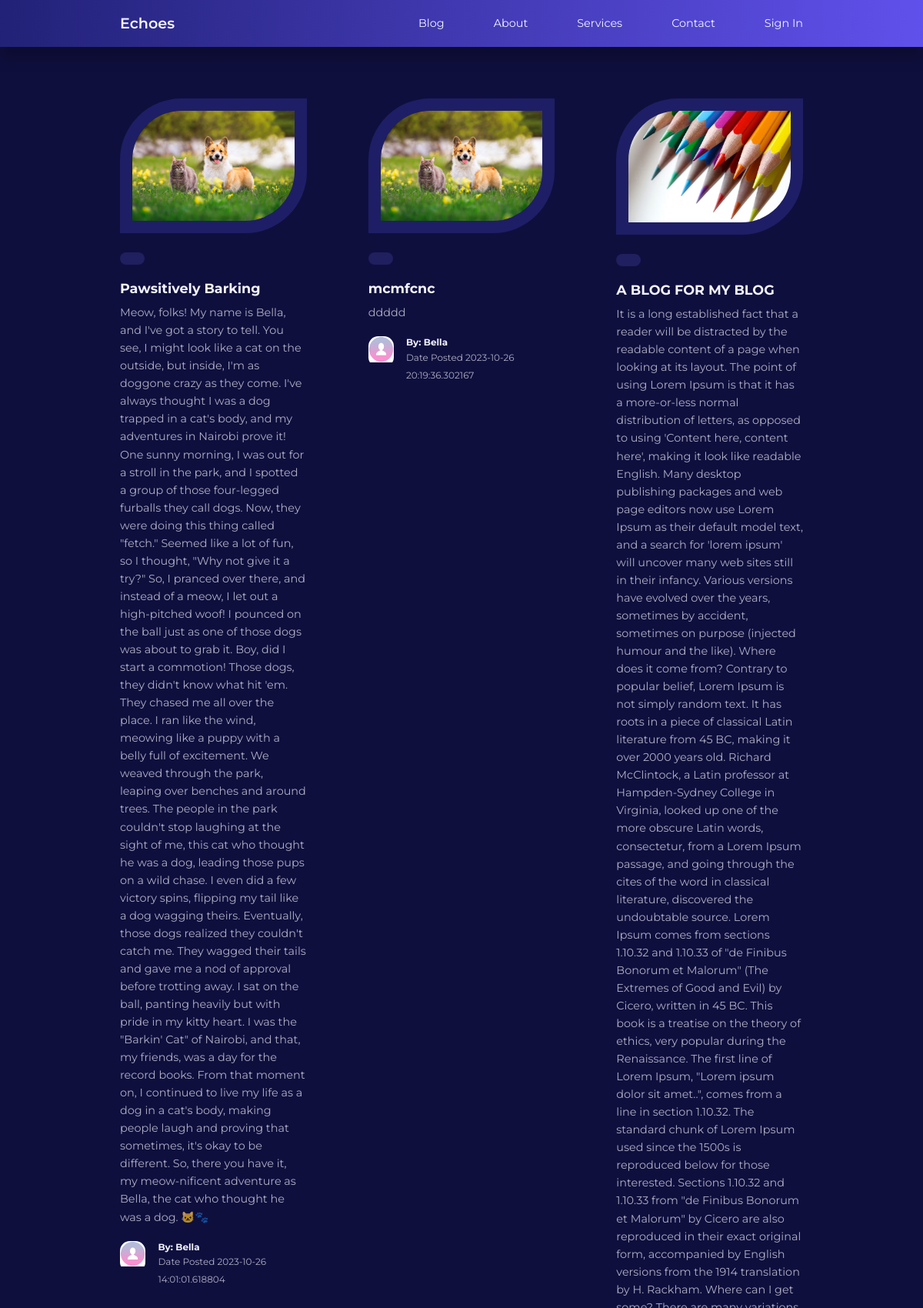
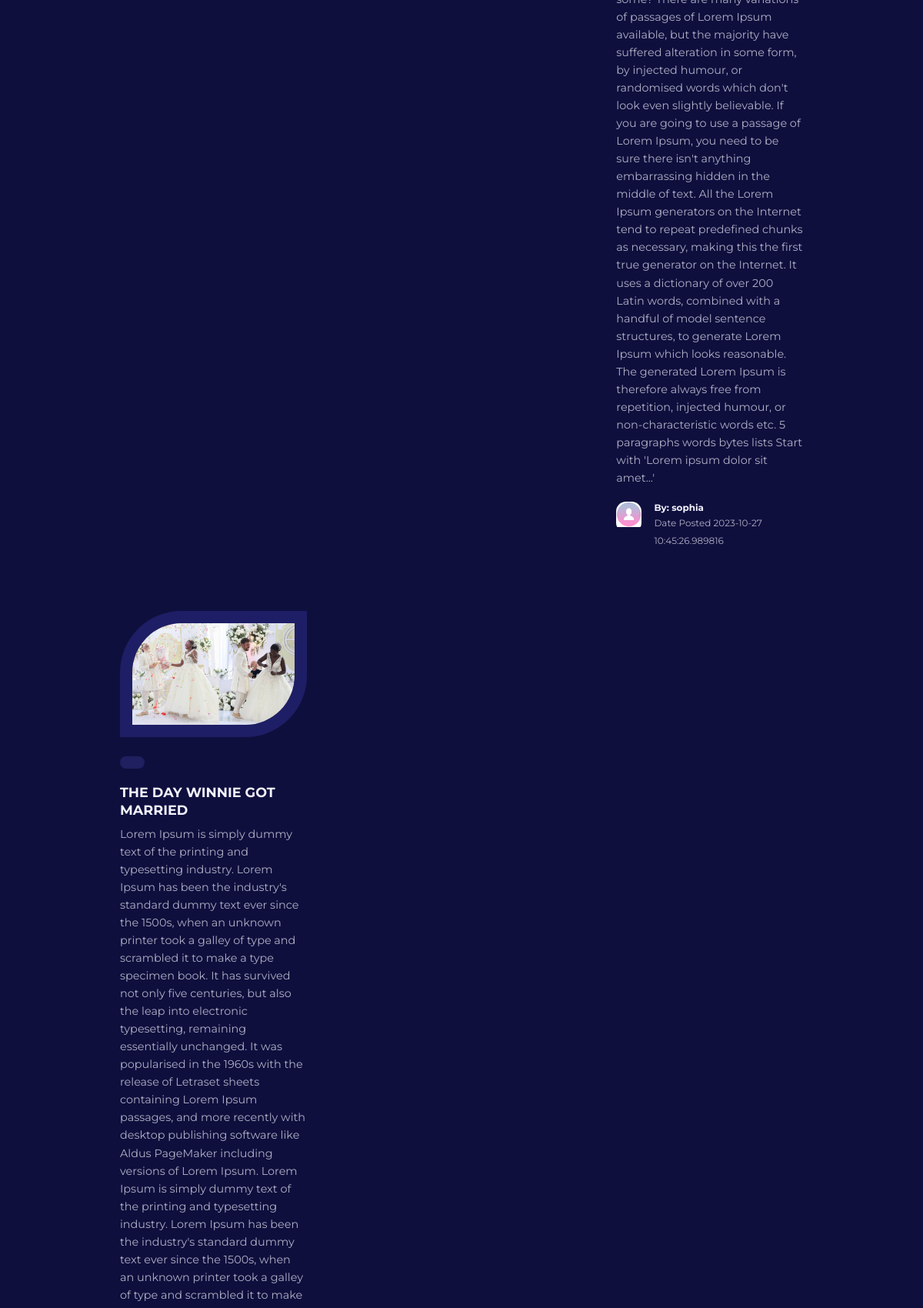
/index (upper part), run on the app's committed database (2 pictures, top to bottom).
### app/models.py (models this page shows, shortened)
class Post(db.Model):
    id = db.Column(db.Integer, primary_key=True)
    title = db.Column(db.String(120))
    content = db.Column(db.Text)
    image = db.Column(db.String(120), nullable=True)
    timestamp = db.Column(db.DateTime, index=True, default=datetime.utcnow)
    user_id = db.Column(db.Integer, db.ForeignKey('user.id'))

class User(UserMixin, db.Model):
    id = db.Column(db.Integer, primary_key=True)
    username = db.Column(db.String(100), index=True, unique=True)
    email = db.Column(db.String(120), index=True, unique=True)
    password_hash = db.Column(db.String(128))
    role = db.Column(db.String(3))
    picture = db.Column(db.String(120), nullable=True)
    posts = db.relationship('Post', backref='author', lazy='dynamic')
    about_me = db.Column(db.String(140))
    last_seen = db.Column(db.DateTime, default=datetime.utcnow)
    followed = db.relationship(
        'User', secondary=followers,
        primaryjoin=(followers.c.follower_id == id),
        secondaryjoin=(followers.c.followed_id == id),
        backref=db.backref('followers', lazy='dynamic'), lazy='dynamic'
    )

### app/routes.py (the view)
@app.route('/', methods=['GET', 'POST'])
@app.route('/index')
def index():
    title = 'Implicit Declarations'
    posts = Post.query.all()
    return render_template('index.html', title=title, posts=posts)

### app/routes.py (called while the page is built)
@app.before_request
def before_request():
    if current_user.is_authenticated:
        current_user.last_seen = datetime.utcnow()
        db.session.commit()

### app/templates/index.html (shortened to what this page needs)
{% extends "base.html" %}
{% block content %}
 <section class="posts">
    <div class="container posts__container">
         {% for post in posts %}
        <article class="post">
            <div class="post__thumbnail">
                {% if post.image %}
                <img src="{{ url_for('static', filename='images/' + post.image) }}" alt="Post Image">
                {% else %}
                <img src="{{ url_for('static', filename='/images/blog18.jpg') }}" alt="Default Image">
                {% endif %}
            </div>
            <div class="post__info">
                    <a href="category-posts.html" class="category__button">{{ category }}</a>
                    <h3 class="post__title">{{ post.title }}</h3>
                    <p class="post__body">{{ post.content }}</p>
                    <div class="post__author">
                        <div class="post__author-avator">
                            {% if current_user.is_authenticated %}
                            <img src="{{ url_for('static', filename='images/' + post.author.picture) }}" alt="">
                            {% else %}
                            <img src="{{ url_for('static', filename='/images/default_profile_pc.png') }}" alt="Default Image">
                            {% endif %}
                        </div>
                        <div class="post__author-info">
                            <a href="{{ url_for('profile', username=post.author.username) }}">
                            <h5>By: {{post.author.username }}</h5></a>
                            <small>Date Posted {{ post.timestamp }}</small>
                        </div>
                    </div>
                </div>
        </article>
        {% endfor %}
    </div>
</section>
{%endblock %}

### app/static/styles/styles.css (style rules this page uses)
:root { --color-primary: #6f6af8; --color-primary-light: hsl(242, 91%, 69%, 18%); --color-primary-variant: #5854c7; --color-red: #da0f3f; --color-red-light: hsl(346, 87%, 46%, 15%); --color-green: #00c476; --color-green-light: hsl(156, 100%, 38%, 15%); --color-gray-900: #1e1e66; --color-gray-700: #2d2b7c; --color-gray-300: rgba(242, 242, 254, 0.3); --color-gray-200: rgba(242, 242, 254, 0.7); --color-white: #f2f2fe; --color-bg: #0f0f3e; --transition: all 300ms ease; --container-width-lg: 74%; --container-width-md: 88%; --form-width: 40%; --card-border-radius-1: 0.3rem; --card-border-radius-2: 0.5rem; --card-border-radius-3: 0.8rem; --card-border-radius-4: 2rem; --card-border-radius-5: 5rem; }
* { box-sizing: border-box; margin: 0; padding: 0; outline: 0; border: 0; appearance: 0; list-style: none; text-decoration: none; }
body { font-family: 'Montserrat', sans-serif; line-height: 1.6; color: var(--color-gray-200); overflow-x: hidden; background: var(--color-bg); font-size: 0.9rem; }
.container { width: var(--container-width-lg); max-width: 1800px; margin-inline: auto; }
section { margin-top: 3rem; width: 100vw; }
h1, h2, h3, h4, h5 { color: var(--color-white); line-height: 1.3; }
h3 { font-size: 1.1rem; margin: 0.8rem 0 0.5rem; }
a { color: var(--color-white); transition: var(--transition); }
img { display: block; width: 100%; object-fit: cover; }
.category__button { background: var(--color-primary-light); color: var(--color-primary); display: inline-block; padding: 0.5rem 1rem; border-radius: var(--card-border-radius-2); font-weight: 600; font-size: 0.8rem; text-align: center; }
.post__thumbnail { border-radius: var(--card-border-radius-5) 0; border: 1rem solid var(--color-gray-900); overflow: hidden; margin-bottom: 1.6rem; }
.post__author { display: flex; gap: 1rem; margin-top: 1.2rem; }
.post__author-avator { width: 2.5rem; height: 2.5rem; border-radius: var(--card-border-radius-3); overflow: hidden; }
.posts__container { display: grid; grid-template-columns: repeat(3, 1fr); gap: 5rem; margin-bottom: 5rem; margin-top: 8rem; }

### data on the page
Post: image (picture), title "Pawsitively Barking", content "Meow, folks! My name is Bella, and I've got a story to tell. You see, I might look like a cat on the outside, but inside, I'm as doggone crazy as they come. I've always thought I was a dog trapped in a cat's body, and my adventures in Nairobi prove it! One sunny morning, I was out for a stroll in the park, and I spotted a group of those four-legged furballs they call dogs. Now, they were doing this thing called \"fetch.\" Seemed like a lot of fun, so I thought, \"Why not give it a try?\" So, I pranced over there, and instead of a meow, I let out a high-pitched woof! I pounced on the ball just as one of those dogs was about to grab it. Boy, did I start a commotion! Those dogs, they didn't know…", author.username "Bella", timestamp "2023-10-26 14:01:01.618804"
Post: image (picture), title "mcmfcnc", content "ddddd", author.username "Bella", timestamp "2023-10-26 20:19:36.302167"
Post: image (picture), title "A BLOG FOR MY BLOG", content "It is a long established fact that a reader will be distracted by the readable content of a page when looking at its layout. The point of using Lorem Ipsum is that it has a more-or-less normal distribution of letters, as opposed to using 'Content here, content here', making it look like readable English. Many desktop publishing packages and web page editors now use Lorem Ipsum as their default model text, and a search for 'lorem ipsum' will uncover many web sites still in their infancy. Various versions have evolved over the years, sometimes by accident, sometimes on purpose (injected humour and the like). Where does it come from? Contrary to popular belief, Lorem Ipsum is not simply random…", author.username "sophia", timestamp "2023-10-27 10:45:26.989816"
Post: image (picture), title "THE DAY WINNIE GOT MARRIED"
